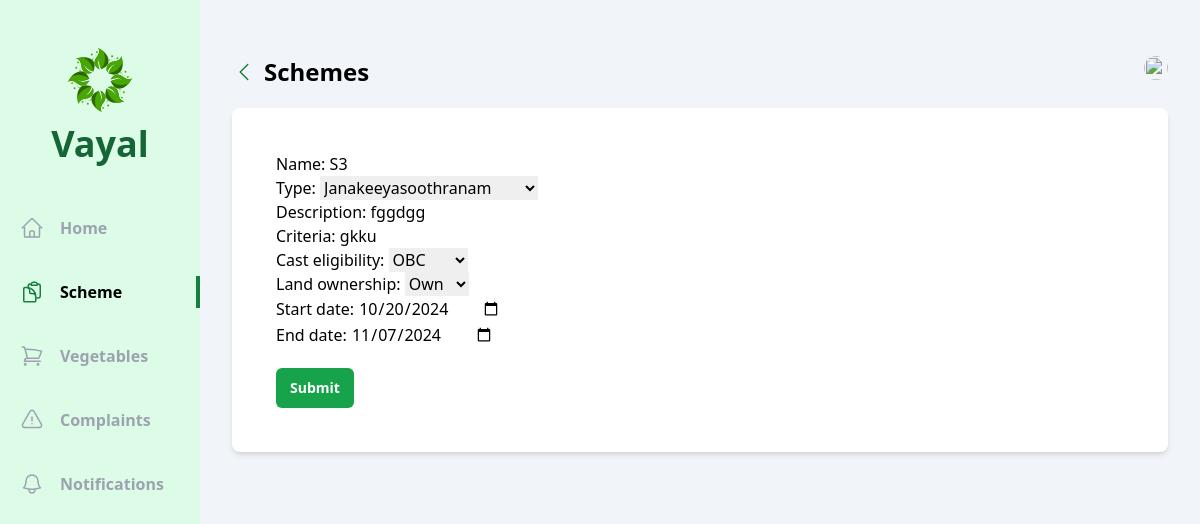
The app's page /officer/schemes/2/update/ with its own data.
### officer/models.py (models this page shows, shortened)
class Scheme(models.Model):
    officer=models.ForeignKey(Agricultural_officer, on_delete=models.CASCADE)
    name=models.CharField(max_length=250)
    type=models.CharField(max_length=50,choices=schem_type)
    description=models.CharField(max_length=250)
    criteria=models.CharField(max_length=250)
    cast_eligibility = models.CharField(max_length=50,choices=scheme_cast,default='All')
    land_ownership=models.CharField(max_length=20, choices=land,default='All')
    posted_date=models.DateTimeField(auto_now_add=True)
    start_date=models.DateField()
    end_date=models.DateField()

### officer/views/schemes.py (the view)
# urls.py: path('schemes/<int:id>/update/',schemes.update,name='update_schemes'),
def update(request,id):
    scheme=Scheme.objects.get(id=id)
    form=CreateSchemeForm(instance=scheme)
    if request.POST:
        form=CreateSchemeForm(request.POST,instance=scheme)
        if form.is_valid():
            form.save()
            return redirect('officer:schemes')
    return render(request,'officer/schemes/update.html',{'form':form})

### officer/forms.py
class CreateSchemeForm(ModelForm):
    class Meta:
        model=Scheme
        fields=['name','type','description','criteria','cast_eligibility','land_ownership','start_date','end_date']
        widgets = {
            'start_date': DateInput(),
            'end_date': DateInput()
        }

### officer/templates/officer/schemes/update.html (shortened to what this page needs)
{% extends 'base.html' %}
{% load tailwind_filters %}
{% block content %}
<div class="flex  bg-slate-100">
  <div class="w-2/12 bg-green-100 flex flex-col items-center pb-10">
      <div class="my-12 flex flex-col gap-3 justify-center items-center">
          <h1 class="text-4xl font-bold text-green-800 ">Vayal</h1>
      </div>
      <ul class="flex flex-col gap-8 w-full font-bold text-gray-400">
        <li class="w-full flex items-center px-5 py-1 gap-4 group hover:text-gray-500 cursor-pointer hover:border-green-700 hover:border-r-4">
          <a href="{% url 'officer:home' %}">Home</a>
      </li>
            <li class="w-full flex items-center px-5 py-1 gap-4 border-r-4 text-black border-green-700">
              <a href="{% url 'officer:schemes' %}">Scheme</a>
          </li>
          <li class="w-full flex items-center px-5 py-1 gap-4 group hover:text-gray-500 cursor-pointer hover:border-green-700 hover:border-r-4">
            <a href="{% url 'officer:vegetables' %}">Vegetables</a>
        </li>
        <li class="w-full flex items-center px-5 py-1 gap-4 group hover:text-gray-500 cursor-pointer hover:border-green-700 hover:border-r-4">
            <a href="{% url 'officer:complaints' %}">Complaints</a>
        </li>
        <li class="w-full flex items-center px-5 py-1 gap-4 group hover:text-gray-500 cursor-pointer hover:border-green-700 hover:border-r-4">
            <a href="{% url 'officer:notifications' %}">Notifications</a>
        </li>
      </ul>
    </div>
    <div class="w-10/12 h-screen overflow-y-auto px-8 py-14">
      <div class="flex justify-between mb-5">
        <div class="flex items-center gap-2">
            <a class="text-green-700" href="{% url 'officer:schemes' %}">
                <svg xmlns="http://www.w3.org/2000/svg" fill="none" viewBox="0 0 24 24" stroke-width="1.5" stroke="currentColor" class="w-6 h-6">
                    <path stroke-linecap="round" stroke-linejoin="round" d="M15.75 19.5L8.25 12l7.5-7.5" />
                </svg>
            </a>
            <h1 class="text-2xl font-bold">Schemes</h1>
        </div>
          <div class="relative">
              <img id="profile" src="/uploads/{{student.image}}" class="h-6 w-6 rounded-full cursor-pointer" alt="">
          </div>
      </div>
    <div class=" mx-auto   p-6 bg-white rounded-lg shadow-md ">
        <div class"mt-10">
            <div class="bg-white rounded p-5">
                <form method="post" enctype="multipart/form-data">
                    {{form|crispy}}
                    <div class="flex gap-3 mt-5">
                        <button type='submit' value='save' class="rounded-md bg-green-600 hover:bg-green-700 px-3.5 py-2.5 text-sm font-semibold text-white shadow-sm focus-visible:outline focus-visible:outline-2 focus-visible:outline-offset-2 focus-visible:outline-indigo-600">Submit</button>
                    </div>
                </form>
            </div>
        </div>
    </div>
  </div>
{% endblock content %}

### records on screen
Scheme: name "S3", type "Janakeeyasoothranam", description "fggdgg", criteria "gkku", cast_eligibility "OBC", land_ownership "Own", start_date "10/20/2024", end_date "11/07/2024"
